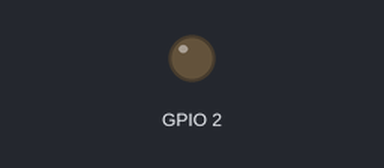
The sketch below on a simulated ESP32. On the bench: output pins drawn as LEDs (lit = HIGH). WiFi joins after 1.5 s; servers stay silent unless stated; what the sketch prints to the serial monitor is not drawn.

Above: at 0.0 s.
At 3.6 s:
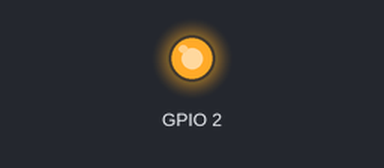
Timing chart, 0 to 5.1 s (numbered marks = the images above):
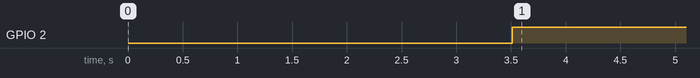

Measured:
- by itself, GPIO 2: LOW → HIGH at 3.5 s

The sketch:

WiFi.ino
```cpp
#include <WiFi.h>

const char* ssid = "dr-rojano";
const char* password = "78928-tw";

void setup() {

  pinMode(2, OUTPUT);

  Serial.begin(115200);
  delay(10);

  //Se inicia la conexion

  Serial.println();
  Serial.println();
  Serial.print("Connecting to ");
  Serial.println(ssid);

  WiFi.begin(ssid,password);

  //Se realiza la conexion

  while(WiFi.status() != WL_CONNECTED){
    delay(500);
    Serial.print(".");
    digitalWrite(2, LOW);
  }
  while(WiFi.status() == WL_CONNECTED){
    delay(2000);
    digitalWrite(2, HIGH);
    Serial.println("");
    Serial.println("WiFi connected");
    Serial.println("IP address: ");
    Serial.println(WiFi.localIP());
  }

//lograda la conexion se muestra informacion

// Serial.println("");
// Serial.println("WiFi connected");
// Serial.println("IP address: ");
// Serial.println(WiFi.localIP());
}

void loop() {
}
```
